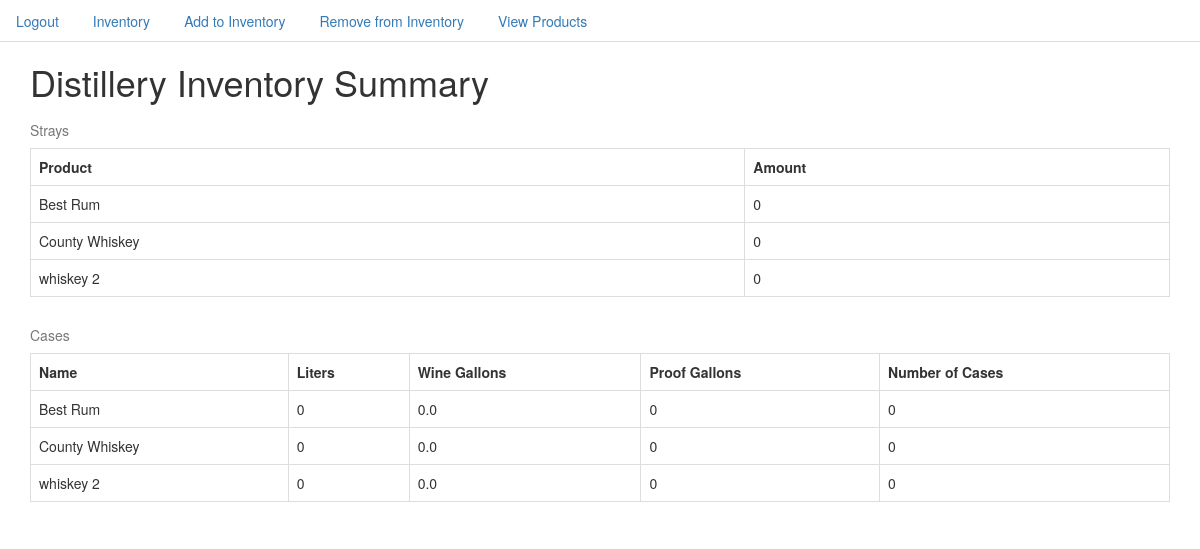
Page / (signed in) on the earlier database version.
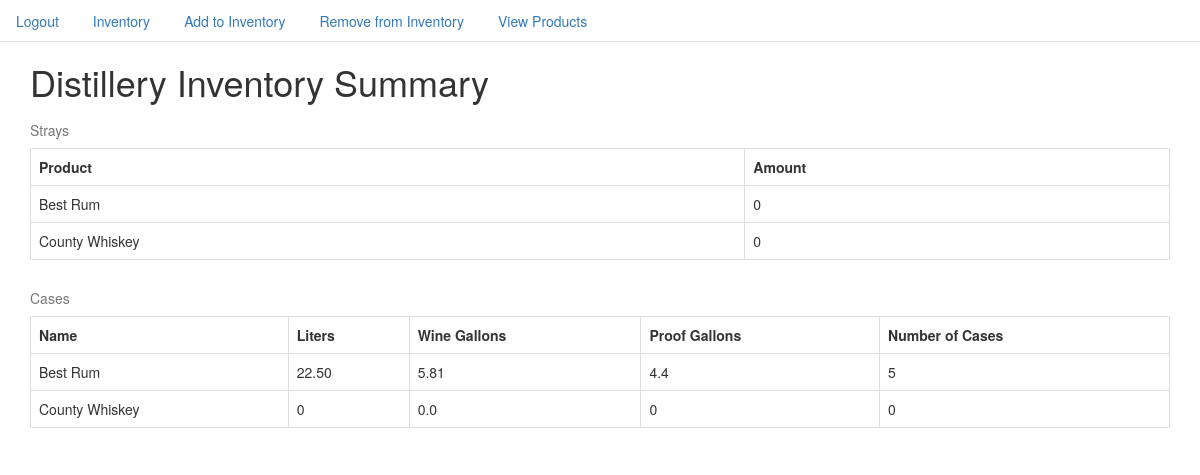
Same page on the later database version.
### inventory/models.py (models this page shows, shortened)
class Product(models.Model):
    product_name = models.CharField(max_length=50)
    product_type = models.CharField(max_length=50)
    product_number = models.IntegerField()
    bottle_size = models.DecimalField(max_digits=3,decimal_places=3)
    def __str__(self):
        return str(self.product_name)
    @property
    def number_of_strays(self):
        return Stray.objects.filter(name=self).count()
    @property
    def number_of_cases(self):
        return InventoryItem.objects.filter(name=self).count()
    @property
    def total_liters(self):
        cases = InventoryItem.objects.filter(name=self)
        liters = []
        for case in cases:
            liters.append(case.liters)
        return sum(liters)
    @property
    def total_wine_gallons(self):
        return round((int(self.total_liters) * .264172),2)
    @property
    def total_proof_gallons(self):
        cases = InventoryItem.objects.filter(name=self)
        proof_gallons = []
        for case in cases:
            proof_gallons.append(case.proof_gallons)
        return round(sum(proof_gallons),2)

class InventoryItem(models.Model):
    case_number = models.IntegerField(unique=True)
    date_assigned = models.DateTimeField(auto_now_add=True)
    name = models.ForeignKey(Product, on_delete=models.PROTECT)
    proof = models.DecimalField(max_digits=5,decimal_places=2)
    number_of_cases = models.IntegerField()
    date_removed = models.DateTimeField(null=True,blank=True)
    @property
    def bottles_per_case(self):
        if self.name.bottle_size == .750:
            return 6
        elif self.name.bottle_size == .375:
            return 12
    @property
    def liters(self):
        return round(self.name.bottle_size * self.bottles_per_case,2)
    @property
    def wine_gallons(self):
        return round((int(self.liters) * .264172),2)
    @property
    def proof_gallons(self):
        return round((int(self.proof)/100 * self.wine_gallons), 2)

### inventory/views.py (the view)
# urls.py: url(r'^$', InventorySummaryView.as_view(), name='inventory_summary_view'),
class InventorySummaryView(LoginRequiredMixin, ListView):
    model = Product
    def get_template_names(self):
        return('inventory/inventory_summary.html')

### templates/inventory/inventory_summary.html (shortened to what this page needs)
{% extends 'base.html' %}
{% block content %}
<div class="container">
  <h1>Distillery Inventory Summary</h1>
  <table  class="table table-bordered" >
      <caption>Strays</caption>
    <tr>
      <th>Product</th>
      <th>Amount</th>
    </tr>
    {% for product in object_list %}
    <tr>
      <td>{{product}}</td>
        <td>{{product.number_of_strays}}</td>
    </tr>
    {% endfor %}
<table  class="table table-bordered" >
    <caption>Cases</caption>
  <tr>
    <th>Name</th>
    <th>Liters</th>
    <th>Wine Gallons</th>
    <th>Proof Gallons</th>
    <th>Number of Cases</th>
  </tr>
  {% for product in object_list %}
  <tr>
    <td>{{product}}</td>
    <td>{{product.total_liters}}</td>
    <td>{{product.total_wine_gallons}}</td>
    <td>{{product.total_proof_gallons}}</td>
    <td>{{product.number_of_cases}}</td>
  </tr>
  {% endfor %}
</div>
{% endblock %}

### templates/base.html (shortened to what this page needs)
{% load staticfiles %}
<!DOCTYPE html>
<html>
<head>
    <link rel="stylesheet" href="{% static 'css/bootstrap.css' %}" media="screen" title="no title">
  </head>
<body>
  <ul class="nav nav-tabs">
    {% if not request.user.is_authenticated %}
       <li role="presentation"><a href="{% url 'login' %}">Login</a></li>
       <li role="presentation"><a href="{% url 'user_create_view' %}">Create User Account</a></li>
        {% else %}
           <li role="presentation"><a href="{% url 'logout' %}?next={% url 'inventory_list_view' %}">Logout</a></li>
         {% endif %}
    <li role="presentation" ><a href="{% url 'inventory_list_view' %}">Inventory</a></li>
  <li role="presentation"><a href="{% url 'inventory_form_view' %}">Add to Inventory</a></li>
  {% if object_list|length == 0 %}
  {% else %}
  <li role="presentation"><a href="{% url 'inventory_removal_view' %}">Remove from Inventory</a></li>
  {% endif %}
  <li role="presentation"><a href="{% url 'product_list_view' %}">View Products </a></li>
  </ul>
  {% block content %}
  {% endblock %}
</body>

### templates/base.html (style rules this page uses)
body { background-color: white; }

Differences in the rows shown:
removed Product: product_name "whiskey 2", number_of_strays "0", total_liters "0", total_wine_gallons "0.0", total_proof_gallons "0", number_of_cases "0"
computed for Product "Best Rum": total_liters "0" → "22.50"; total_wine_gallons "0.0" → "5.81"; total_proof_gallons "0" → "4.4"; number_of_cases "0" → "5"
